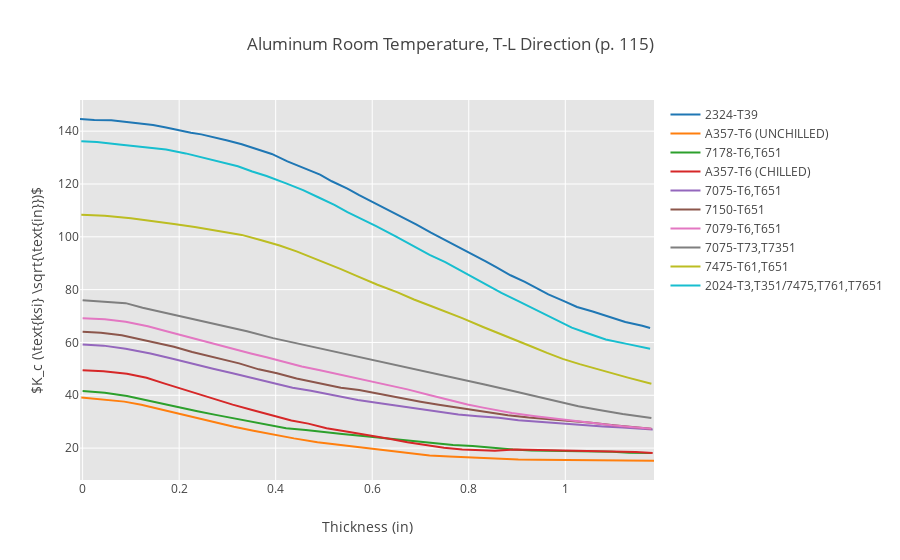

The notebook cell saved with this chart:
### Code cell
iplot(fig[2],validate=False)
